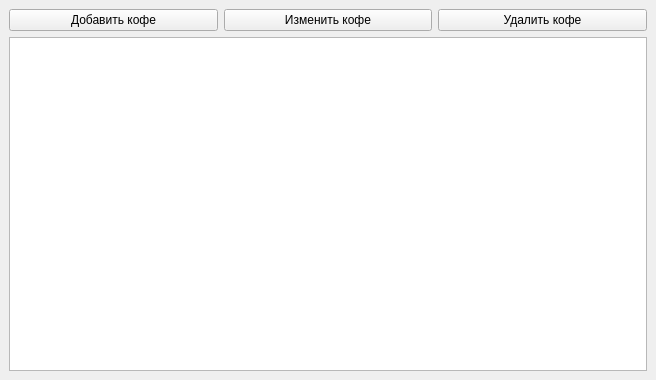
<?xml version="1.0" encoding="UTF-8"?>
<ui version="4.0">
 <class>MainWindow</class>
 <widget class="QMainWindow" name="MainWindow">
  <property name="geometry">
   <rect>
    <x>0</x>
    <y>0</y>
    <width>656</width>
    <height>380</height>
   </rect>
  </property>
  <property name="windowTitle">
   <string>Капучино</string>
  </property>
  <widget class="QWidget" name="centralwidget">
   <layout class="QVBoxLayout" name="verticalLayout">
    <item>
     <layout class="QHBoxLayout" name="horizontalLayout_3">
      <item>
       <layout class="QHBoxLayout" name="horizontalLayout">
        <item>
         <widget class="QPushButton" name="pushButton_3">
          <property name="text">
           <string>Добавить кофе</string>
          </property>
         </widget>
        </item>
        <item>
         <widget class="QPushButton" name="pushButton_2">
          <property name="text">
           <string>Изменить кофе</string>
          </property>
         </widget>
        </item>
        <item>
         <widget class="QPushButton" name="pushButton">
          <property name="text">
           <string>Удалить кофе</string>
          </property>
         </widget>
        </item>
       </layout>
      </item>
     </layout>
    </item>
    <item>
     <widget class="QTableWidget" name="tableWidget"/>
    </item>
   </layout>
  </widget>
 </widget>
 <resources/>
 <connections/>
</ui>
